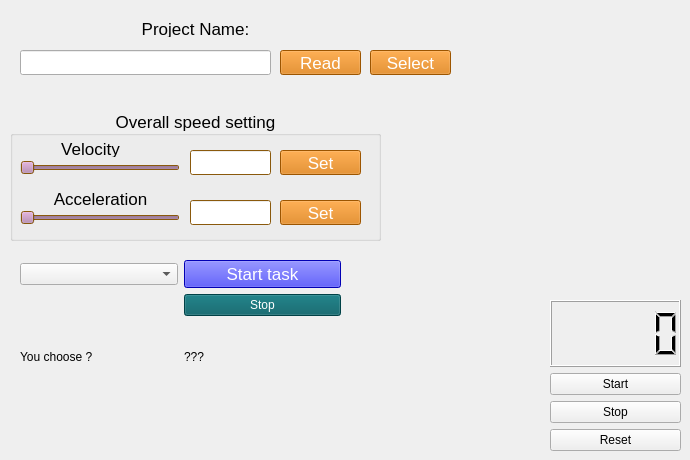
    <widget class="QWidget" name="tab_mission">
     <attribute name="title">
      <string>Mission</string>
     </attribute>
     <widget class="QWidget" name="verticalLayoutWidget_2">
      <property name="geometry">
       <rect>
        <x>550</x>
        <y>300</y>
        <width>131</width>
        <height>151</height>
       </rect>
      </property>
      <layout class="QVBoxLayout" name="verticalLayout_2">
       <item>
        <widget class="QLCDNumber" name="lcdNumber"/>
       </item>
       <item>
        <widget class="QPushButton" name="btn_start_time">
         <property name="text">
          <string>Start</string>
         </property>
        </widget>
       </item>
       <item>
        <widget class="QPushButton" name="btn_stop_time">
         <property name="text">
          <string>Stop</string>
         </property>
        </widget>
       </item>
       <item>
        <widget class="QPushButton" name="btn_reset_time">
         <property name="text">
          <string>Reset</string>
         </property>
        </widget>
       </item>
      </layout>
     </widget>
     <widget class="QWidget" name="gridLayoutWidget">
      <property name="geometry">
       <rect>
        <x>20</x>
        <y>260</y>
        <width>321</width>
        <height>131</height>
       </rect>
      </property>
      <layout class="QGridLayout" name="gridLayout">
       <item row="2" column="1">
        <widget class="QLabel" name="label_mission_case_show">
         <property name="text">
          <string>???</string>
         </property>
        </widget>
       </item>
       <item row="0" column="0">
        <widget class="QComboBox" name="comboBox"/>
       </item>
       <item row="2" column="0">
        <widget class="QLabel" name="label_mission_case">
         <property name="text">
          <string>You choose ?</string>
         </property>
        </widget>
       </item>
       <item row="0" column="1">
        <widget class="QPushButton" name="btn_start_program">
         <property name="font">
          <font>
           <pointsize>13</pointsize>
          </font>
         </property>
         <property name="styleSheet">
          <string notr="true">background-color:#0300fc;color:white;border-color: black;</string>
         </property>
         <property name="text">
          <string>Start task</string>
         </property>
        </widget>
       </item>
       <item row="1" column="1">
        <widget class="QPushButton" name="btn_stop_program">
         <property name="styleSheet">
          <string notr="true">background-color:#005b62;color:white;border-color: black;</string>
         </property>
         <property name="text">
          <string>Stop</string>
         </property>
        </widget>
       </item>
      </layout>
     </widget>
     <widget class="QGroupBox" name="groupBox_speed">
      <property name="geometry">
       <rect>
        <x>10</x>
        <y>110</y>
        <width>371</width>
        <height>131</height>
       </rect>
      </property>
      <property name="palette">
       <palette>
        <active>
         <colorrole role="Button">
          <brush brushstyle="SolidPattern">
           <color alpha="255">
            <red>173</red>
            <green>127</green>
            <blue>168</blue>
           </color>
          </brush>
         </colorrole>
         <colorrole role="Light">
          <brush brushstyle="SolidPattern">
           <color alpha="255">
            <red>238</red>
            <green>238</green>
            <blue>236</blue>
           </color>
          </brush>
         </colorrole>
         <colorrole role="Midlight">
          <brush brushstyle="SolidPattern">
           <color alpha="255">
            <red>238</red>
            <green>238</green>
            <blue>236</blue>
           </color>
          </brush>
         </colorrole>
         <colorrole role="Base">
          <brush brushstyle="SolidPattern">
           <color alpha="255">
            <red>255</red>
            <green>255</green>
            <blue>255</blue>
           </color>
          </brush>
         </colorrole>
         <colorrole role="Window">
          <brush brushstyle="SolidPattern">
           <color alpha="255">
            <red>193</red>
            <green>125</green>
            <blue>17</blue>
           </color>
          </brush>
         </colorrole>
        </active>
        <inactive>
         <colorrole role="Button">
          <brush brushstyle="SolidPattern">
           <color alpha="255">
            <red>173</red>
            <green>127</green>
            <blue>168</blue>
           </color>
          </brush>
         </colorrole>
         <colorrole role="Light">
          <brush brushstyle="SolidPattern">
           <color alpha="255">
            <red>238</red>
            <green>238</green>
            <blue>236</blue>
           </color>
          </brush>
         </colorrole>
         <colorrole role="Midlight">
          <brush brushstyle="SolidPattern">
           <color alpha="255">
            <red>238</red>
            <green>238</green>
            <blue>236</blue>
           </color>
          </brush>
         </colorrole>
         <colorrole role="Base">
          <brush brushstyle="SolidPattern">
           <color alpha="255">
            <red>255</red>
            <green>255</green>
            <blue>255</blue>
           </color>
          </brush>
         </colorrole>
         <colorrole role="Window">
          <brush brushstyle="SolidPattern">
           <color alpha="255">
            <red>193</red>
            <green>125</green>
            <blue>17</blue>
           </color>
          </brush>
         </colorrole>
        </inactive>
        <disabled>
         <colorrole role="Button">
          <brush brushstyle="SolidPattern">
           <color alpha="255">
            <red>173</red>
            <green>127</green>
            <blue>168</blue>
           </color>
          </brush>
         </colorrole>
         <colorrole role="Light">
          <brush brushstyle="SolidPattern">
           <color alpha="255">
            <red>238</red>
            <green>238</green>
            <blue>236</blue>
           </color>
          </brush>
         </colorrole>
         <colorrole role="Midlight">
          <brush brushstyle="SolidPattern">
           <color alpha="255">
            <red>238</red>
            <green>238</green>
            <blue>236</blue>
           </color>
          </brush>
         </colorrole>
         <colorrole role="Base">
          <brush brushstyle="SolidPattern">
           <color alpha="255">
            <red>193</red>
            <green>125</green>
            <blue>17</blue>
           </color>
          </brush>
         </colorrole>
         <colorrole role="Window">
          <brush brushstyle="SolidPattern">
           <color alpha="255">
            <red>193</red>
            <green>125</green>
            <blue>17</blue>
           </color>
          </brush>
         </colorrole>
        </disabled>
       </palette>
      </property>
      <property name="font">
       <font>
        <pointsize>13</pointsize>
       </font>
      </property>
      <property name="title">
       <string>Overall speed setting</string>
      </property>
      <property name="alignment">
       <set>Qt::AlignCenter</set>
      </property>
      <widget class="QSlider" name="horizontalSlider_acc">
       <property name="geometry">
        <rect>
         <x>10</x>
         <y>100</y>
         <width>160</width>
         <height>16</height>
        </rect>
       </property>
       <property name="styleSheet">
        <string notr="true"/>
       </property>
       <property name="maximum">
        <number>100</number>
       </property>
       <property name="orientation">
        <enum>Qt::Horizontal</enum>
       </property>
      </widget>
      <widget class="QPushButton" name="btn_acc_set">
       <property name="geometry">
        <rect>
         <x>270</x>
         <y>90</y>
         <width>81</width>
         <height>25</height>
        </rect>
       </property>
       <property name="palette">
        <palette>
         <active>
          <colorrole role="WindowText">
           <brush brushstyle="SolidPattern">
            <color alpha="255">
             <red>255</red>
             <green>255</green>
             <blue>255</blue>
            </color>
           </brush>
          </colorrole>
          <colorrole role="Button">
           <brush brushstyle="SolidPattern">
            <color alpha="255">
             <red>218</red>
             <green>119</green>
             <blue>0</blue>
            </color>
           </brush>
          </colorrole>
          <colorrole role="Text">
           <brush brushstyle="SolidPattern">
            <color alpha="255">
             <red>255</red>
             <green>255</green>
             <blue>255</blue>
            </color>
           </brush>
          </colorrole>
          <colorrole role="ButtonText">
           <brush brushstyle="SolidPattern">
            <color alpha="255">
             <red>255</red>
             <green>255</green>
             <blue>255</blue>
            </color>
           </brush>
          </colorrole>
          <colorrole role="Base">
           <brush brushstyle="SolidPattern">
            <color alpha="255">
             <red>218</red>
             <green>119</green>
             <blue>0</blue>
            </color>
           </brush>
          </colorrole>
          <colorrole role="Window">
           <brush brushstyle="SolidPattern">
            <color alpha="255">
             <red>218</red>
             <green>119</green>
             <blue>0</blue>
            </color>
           </brush>
          </colorrole>
         </active>
         <inactive>
          <colorrole role="WindowText">
           <brush brushstyle="SolidPattern">
            <color alpha="255">
             <red>255</red>
             <green>255</green>
             <blue>255</blue>
            </color>
           </brush>
          </colorrole>
          <colorrole role="Button">
           <brush brushstyle="SolidPattern">
            <color alpha="255">
             <red>218</red>
             <green>119</green>
             <blue>0</blue>
            </color>
           </brush>
          </colorrole>
          <colorrole role="Text">
           <brush brushstyle="SolidPattern">
            <color alpha="255">
             <red>255</red>
             <green>255</green>
             <blue>255</blue>
            </color>
           </brush>
          </colorrole>
          <colorrole role="ButtonText">
           <brush brushstyle="SolidPattern">
            <color alpha="255">
             <red>255</red>
             <green>255</green>
             <blue>255</blue>
            </color>
           </brush>
          </colorrole>
          <colorrole role="Base">
           <brush brushstyle="SolidPattern">
            <color alpha="255">
             <red>218</red>
             <green>119</green>
             <blue>0</blue>
            </color>
           </brush>
          </colorrole>
          <colorrole role="Window">
           <brush brushstyle="SolidPattern">
            <color alpha="255">
             <red>218</red>
             <green>119</green>
             <blue>0</blue>
            </color>
           </brush>
          </colorrole>
         </inactive>
         <disabled>
          <colorrole role="WindowText">
           <brush brushstyle="SolidPattern">
            <color alpha="255">
             <red>255</red>
             <green>255</green>
             <blue>255</blue>
            </color>
           </brush>
          </colorrole>
          <colorrole role="Button">
           <brush brushstyle="SolidPattern">
            <color alpha="255">
             <red>218</red>
             <green>119</green>
             <blue>0</blue>
            </color>
           </brush>
          </colorrole>
          <colorrole role="Text">
           <brush brushstyle="SolidPattern">
            <color alpha="255">
             <red>255</red>
             <green>255</green>
             <blue>255</blue>
            </color>
           </brush>
          </colorrole>
          <colorrole role="ButtonText">
           <brush brushstyle="SolidPattern">
            <color alpha="255">
             <red>255</red>
             <green>255</green>
             <blue>255</blue>
            </color>
           </brush>
          </colorrole>
          <colorrole role="Base">
           <brush brushstyle="SolidPattern">
            <color alpha="255">
             <red>218</red>
             <green>119</green>
             <blue>0</blue>
            </color>
           </brush>
          </colorrole>
          <colorrole role="Window">
           <brush brushstyle="SolidPattern">
            <color alpha="255">
             <red>218</red>
             <green>119</green>
             <blue>0</blue>
            </color>
           </brush>
          </colorrole>
         </disabled>
        </palette>
       </property>
       <property name="font">
        <font>
         <pointsize>13</pointsize>
        </font>
       </property>
       <property name="styleSheet">
        <string notr="true">background-color:#da7700;color:white;border-color: black;</string>
       </property>
       <property name="text">
        <string>Set</string>
       </property>
      </widget>
      <widget class="QLineEdit" name="lineEdit_acc">
       <property name="geometry">
        <rect>
         <x>180</x>
         <y>90</y>
         <width>81</width>
         <height>25</height>
        </rect>
       </property>
      </widget>
      <widget class="QPushButton" name="btn_vel_set">
       <property name="geometry">
        <rect>
         <x>270</x>
         <y>40</y>
         <width>81</width>
         <height>25</height>
        </rect>
       </property>
       <property name="palette">
        <palette>
         <active>
          <colorrole role="WindowText">
           <brush brushstyle="SolidPattern">
            <color alpha="255">
             <red>255</red>
             <green>255</green>
             <blue>255</blue>
            </color>
           </brush>
          </colorrole>
          <colorrole role="Button">
           <brush brushstyle="SolidPattern">
            <color alpha="255">
             <red>218</red>
             <green>119</green>
             <blue>0</blue>
            </color>
           </brush>
          </colorrole>
          <colorrole role="Text">
           <brush brushstyle="SolidPattern">
            <color alpha="255">
             <red>255</red>
             <green>255</green>
             <blue>255</blue>
            </color>
           </brush>
          </colorrole>
          <colorrole role="ButtonText">
           <brush brushstyle="SolidPattern">
            <color alpha="255">
             <red>255</red>
             <green>255</green>
             <blue>255</blue>
            </color>
           </brush>
          </colorrole>
          <colorrole role="Base">
           <brush brushstyle="SolidPattern">
            <color alpha="255">
             <red>218</red>
             <green>119</green>
             <blue>0</blue>
            </color>
           </brush>
          </colorrole>
          <colorrole role="Window">
           <brush brushstyle="SolidPattern">
            <color alpha="255">
             <red>218</red>
             <green>119</green>
             <blue>0</blue>
            </color>
           </brush>
          </colorrole>
         </active>
         <inactive>
          <colorrole role="WindowText">
           <brush brushstyle="SolidPattern">
            <color alpha="255">
             <red>255</red>
             <green>255</green>
             <blue>255</blue>
            </color>
           </brush>
          </colorrole>
          <colorrole role="Button">
           <brush brushstyle="SolidPattern">
            <color alpha="255">
             <red>218</red>
             <green>119</green>
             <blue>0</blue>
            </color>
           </brush>
          </colorrole>
          <colorrole role="Text">
           <brush brushstyle="SolidPattern">
            <color alpha="255">
             <red>255</red>
             <green>255</green>
             <blue>255</blue>
            </color>
           </brush>
          </colorrole>
          <colorrole role="ButtonText">
           <brush brushstyle="SolidPattern">
            <color alpha="255">
             <red>255</red>
             <green>255</green>
             <blue>255</blue>
            </color>
           </brush>
          </colorrole>
          <colorrole role="Base">
           <brush brushstyle="SolidPattern">
            <color alpha="255">
             <red>218</red>
             <green>119</green>
             <blue>0</blue>
            </color>
           </brush>
          </colorrole>
          <colorrole role="Window">
           <brush brushstyle="SolidPattern">
            <color alpha="255">
             <red>218</red>
             <green>119</green>
             <blue>0</blue>
            </color>
           </brush>
          </colorrole>
         </inactive>
         <disabled>
          <colorrole role="WindowText">
           <brush brushstyle="SolidPattern">
            <color alpha="255">
             <red>255</red>
             <green>255</green>
             <blue>255</blue>
            </color>
           </brush>
          </colorrole>
          <colorrole role="Button">
           <brush brushstyle="SolidPattern">
            <color alpha="255">
             <red>218</red>
             <green>119</green>
             <blue>0</blue>
            </color>
           </brush>
          </colorrole>
          <colorrole role="Text">
           <brush brushstyle="SolidPattern">
            <color alpha="255">
             <red>255</red>
             <green>255</green>
             <blue>255</blue>
            </color>
           </brush>
          </colorrole>
          <colorrole role="ButtonText">
           <brush brushstyle="SolidPattern">
            <color alpha="255">
             <red>255</red>
             <green>255</green>
             <blue>255</blue>
            </color>
           </brush>
          </colorrole>
          <colorrole role="Base">
           <brush brushstyle="SolidPattern">
            <color alpha="255">
             <red>218</red>
             <green>119</green>
             <blue>0</blue>
            </color>
           </brush>
          </colorrole>
          <colorrole role="Window">
           <brush brushstyle="SolidPattern">
            <color alpha="255">
             <red>218</red>
             <green>119</green>
             <blue>0</blue>
            </color>
           </brush>
          </colorrole>
         </disabled>
        </palette>
       </property>
       <property name="font">
        <font>
         <pointsize>13</pointsize>
        </font>
       </property>
       <property name="styleSheet">
        <string notr="true">background-color:#da7700;color:white;border-color: black;</string>
       </property>
       <property name="text">
        <string>Set</string>
       </property>
      </widget>
      <widget class="QLineEdit" name="lineEdit_vel">
       <property name="geometry">
        <rect>
         <x>180</x>
         <y>40</y>
         <width>81</width>
         <height>25</height>
        </rect>
       </property>
      </widget>
      <widget class="QSlider" name="horizontalSlider_vel">
       <property name="geometry">
        <rect>
         <x>10</x>
         <y>50</y>
         <width>160</width>
         <height>16</height>
        </rect>
       </property>
       <property name="styleSheet">
        <string notr="true"/>
       </property>
       <property name="maximum">
        <number>100</number>
       </property>
       <property name="orientation">
        <enum>Qt::Horizontal</enum>
       </property>
      </widget>
      <widget class="QLabel" name="label_velocity">
       <property name="geometry">
        <rect>
         <x>20</x>
         <y>30</y>
         <width>121</width>
         <height>17</height>
        </rect>
       </property>
       <property name="text">
        <string>Velocity</string>
       </property>
       <property name="alignment">
        <set>Qt::AlignCenter</set>
       </property>
      </widget>
      <widget class="QLabel" name="label_acceleration">
       <property name="geometry">
        <rect>
         <x>20</x>
         <y>80</y>
         <width>141</width>
         <height>17</height>
        </rect>
       </property>
       <property name="text">
        <string>Acceleration</string>
       </property>
       <property name="alignment">
        <set>Qt::AlignCenter</set>
       </property>
      </widget>
     </widget>
     <widget class="QLabel" name="label_project_name">
      <property name="geometry">
       <rect>
        <x>20</x>
        <y>20</y>
        <width>351</width>
        <height>17</height>
       </rect>
      </property>
      <property name="font">
       <font>
        <pointsize>13</pointsize>
       </font>
      </property>
      <property name="text">
       <string>Project Name:</string>
      </property>
      <property name="alignment">
       <set>Qt::AlignCenter</set>
      </property>
     </widget>
     <widget class="QLineEdit" name="lineEdit_project_name_select">
      <property name="geometry">
       <rect>
        <x>20</x>
        <y>50</y>
        <width>251</width>
        <height>25</height>
       </rect>
      </property>
     </widget>
     <widget class="QPushButton" name="btn_project_name_select">
      <property name="geometry">
       <rect>
        <x>370</x>
        <y>50</y>
        <width>81</width>
        <height>25</height>
       </rect>
      </property>
      <property name="palette">
       <palette>
        <active>
         <colorrole role="WindowText">
          <brush brushstyle="SolidPattern">
           <color alpha="255">
            <red>255</red>
            <green>255</green>
            <blue>255</blue>
           </color>
          </brush>
         </colorrole>
         <colorrole role="Button">
          <brush brushstyle="SolidPattern">
           <color alpha="255">
            <red>218</red>
            <green>119</green>
            <blue>0</blue>
           </color>
          </brush>
         </colorrole>
         <colorrole role="Text">
          <brush brushstyle="SolidPattern">
           <color alpha="255">
            <red>255</red>
            <green>255</green>
            <blue>255</blue>
           </color>
          </brush>
         </colorrole>
         <colorrole role="ButtonText">
          <brush brushstyle="SolidPattern">
           <color alpha="255">
            <red>255</red>
            <green>255</green>
            <blue>255</blue>
           </color>
          </brush>
         </colorrole>
         <colorrole role="Base">
          <brush brushstyle="SolidPattern">
           <color alpha="255">
            <red>218</red>
            <green>119</green>
            <blue>0</blue>
           </color>
          </brush>
         </colorrole>
         <colorrole role="Window">
          <brush brushstyle="SolidPattern">
           <color alpha="255">
            <red>218</red>
            <green>119</green>
            <blue>0</blue>
           </color>
          </brush>
         </colorrole>
        </active>
        <inactive>
         <colorrole role="WindowText">
          <brush brushstyle="SolidPattern">
           <color alpha="255">
            <red>255</red>
            <green>255</green>
            <blue>255</blue>
           </color>
          </brush>
         </colorrole>
         <colorrole role="Button">
          <brush brushstyle="SolidPattern">
           <color alpha="255">
            <red>218</red>
            <green>119</green>
            <blue>0</blue>
           </color>
          </brush>
         </colorrole>
         <colorrole role="Text">
          <brush brushstyle="SolidPattern">
           <color alpha="255">
            <red>255</red>
            <green>255</green>
            <blue>255</blue>
           </color>
          </brush>
         </colorrole>
         <colorrole role="ButtonText">
          <brush brushstyle="SolidPattern">
           <color alpha="255">
            <red>255</red>
            <green>255</green>
            <blue>255</blue>
           </color>
          </brush>
         </colorrole>
         <colorrole role="Base">
          <brush brushstyle="SolidPattern">
           <color alpha="255">
            <red>218</red>
            <green>119</green>
            <blue>0</blue>
           </color>
          </brush>
         </colorrole>
         <colorrole role="Window">
          <brush brushstyle="SolidPattern">
           <color alpha="255">
            <red>218</red>
            <green>119</green>
            <blue>0</blue>
           </color>
          </brush>
         </colorrole>
        </inactive>
        <disabled>
         <colorrole role="WindowText">
          <brush brushstyle="SolidPattern">
           <color alpha="255">
            <red>255</red>
            <green>255</green>
            <blue>255</blue>
           </color>
          </brush>
         </colorrole>
         <colorrole role="Button">
          <brush brushstyle="SolidPattern">
           <color alpha="255">
            <red>218</red>
            <green>119</green>
            <blue>0</blue>
           </color>
          </brush>
         </colorrole>
         <colorrole role="Text">
          <brush brushstyle="SolidPattern">
           <color alpha="255">
            <red>255</red>
            <green>255</green>
            <blue>255</blue>
           </color>
          </brush>
         </colorrole>
         <colorrole role="ButtonText">
          <brush brushstyle="SolidPattern">
           <color alpha="255">
            <red>255</red>
            <green>255</green>
            <blue>255</blue>
           </color>
          </brush>
         </colorrole>
         <colorrole role="Base">
          <brush brushstyle="SolidPattern">
           <color alpha="255">
            <red>218</red>
            <green>119</green>
            <blue>0</blue>
           </color>
          </brush>
         </colorrole>
         <colorrole role="Window">
          <brush brushstyle="SolidPattern">
           <color alpha="255">
            <red>218</red>
            <green>119</green>
            <blue>0</blue>
           </color>
          </brush>
         </colorrole>
        </disabled>
       </palette>
      </property>
      <property name="font">
       <font>
        <pointsize>13</pointsize>
       </font>
      </property>
      <property name="styleSheet">
       <string notr="true">background-color:#da7700;color:white;border-color: black;</string>
      </property>
      <property name="text">
       <string>Select</string>
      </property>
     </widget>
     <widget class="QPushButton" name="btn_project_name_read">
      <property name="geometry">
       <rect>
        <x>280</x>
        <y>50</y>
        <width>81</width>
        <height>25</height>
       </rect>
      </property>
      <property name="palette">
       <palette>
        <active>
         <colorrole role="WindowText">
          <brush brushstyle="SolidPattern">
           <color alpha="255">
            <red>255</red>
            <green>255</green>
            <blue>255</blue>
           </color>
          </brush>
         </colorrole>
         <colorrole role="Button">
          <brush brushstyle="SolidPattern">
           <color alpha="255">
            <red>218</red>
            <green>119</green>
            <blue>0</blue>
           </color>
          </brush>
         </colorrole>
         <colorrole role="Text">
          <brush brushstyle="SolidPattern">
           <color alpha="255">
            <red>255</red>
            <green>255</green>
            <blue>255</blue>
           </color>
          </brush>
         </colorrole>
         <colorrole role="ButtonText">
          <brush brushstyle="SolidPattern">
           <color alpha="255">
            <red>255</red>
            <green>255</green>
            <blue>255</blue>
           </color>
          </brush>
         </colorrole>
         <colorrole role="Base">
          <brush brushstyle="SolidPattern">
           <color alpha="255">
            <red>218</red>
            <green>119</green>
            <blue>0</blue>
           </color>
          </brush>
         </colorrole>
         <colorrole role="Window">
          <brush brushstyle="SolidPattern">
           <color alpha="255">
            <red>218</red>
            <green>119</green>
            <blue>0</blue>
           </color>
          </brush>
         </colorrole>
        </active>
        <inactive>
         <colorrole role="WindowText">
          <brush brushstyle="SolidPattern">
           <color alpha="255">
            <red>255</red>
            <green>255</green>
            <blue>255</blue>
           </color>
          </brush>
         </colorrole>
         <colorrole role="Button">
          <brush brushstyle="SolidPattern">
           <color alpha="255">
            <red>218</red>
            <green>119</green>
            <blue>0</blue>
           </color>
          </brush>
         </colorrole>
         <colorrole role="Text">
          <brush brushstyle="SolidPattern">
           <color alpha="255">
            <red>255</red>
            <green>255</green>
            <blue>255</blue>
           </color>
          </brush>
         </colorrole>
         <colorrole role="ButtonText">
          <brush brushstyle="SolidPattern">
           <color alpha="255">
            <red>255</red>
            <green>255</green>
            <blue>255</blue>
           </color>
          </brush>
         </colorrole>
         <colorrole role="Base">
          <brush brushstyle="SolidPattern">
           <color alpha="255">
            <red>218</red>
            <green>119</green>
            <blue>0</blue>
           </color>
          </brush>
         </colorrole>
         <colorrole role="Window">
          <brush brushstyle="SolidPattern">
           <color alpha="255">
            <red>218</red>
            <green>119</green>
            <blue>0</blue>
           </color>
          </brush>
         </colorrole>
        </inactive>
        <disabled>
         <colorrole role="WindowText">
          <brush brushstyle="SolidPattern">
           <color alpha="255">
            <red>255</red>
            <green>255</green>
            <blue>255</blue>
           </color>
          </brush>
         </colorrole>
         <colorrole role="Button">
          <brush brushstyle="SolidPattern">
           <color alpha="255">
            <red>218</red>
            <green>119</green>
            <blue>0</blue>
           </color>
          </brush>
         </colorrole>
         <colorrole role="Text">
          <brush brushstyle="SolidPattern">
           <color alpha="255">
            <red>255</red>
            <green>255</green>
            <blue>255</blue>
           </color>
          </brush>
         </colorrole>
         <colorrole role="ButtonText">
          <brush brushstyle="SolidPattern">
           <color alpha="255">
            <red>255</red>
            <green>255</green>
            <blue>255</blue>
           </color>
          </brush>
         </colorrole>
         <colorrole role="Base">
          <brush brushstyle="SolidPattern">
           <color alpha="255">
            <red>218</red>
            <green>119</green>
            <blue>0</blue>
           </color>
          </brush>
         </colorrole>
         <colorrole role="Window">
          <brush brushstyle="SolidPattern">
           <color alpha="255">
            <red>218</red>
            <green>119</green>
            <blue>0</blue>
           </color>
          </brush>
         </colorrole>
        </disabled>
       </palette>
      </property>
      <property name="font">
       <font>
        <pointsize>13</pointsize>
       </font>
      </property>
      <property name="styleSheet">
       <string notr="true">background-color:#da7700;color:white;border-color: black;</string>
      </property>
      <property name="text">
       <string>Read</string>
      </property>
     </widget>
    </widget>
